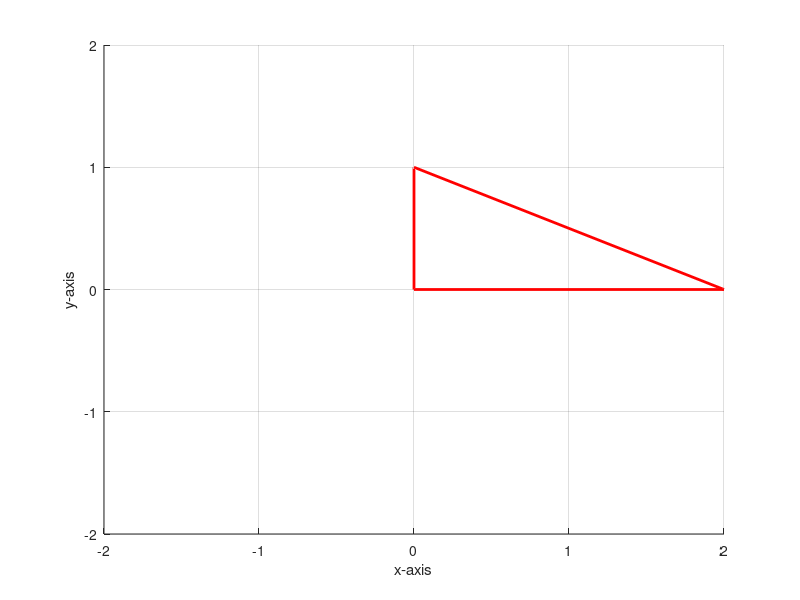

Write MATLAB code to recreate this figure. (Note: this script raises an error after producing the figure.)
clear all
clc
lim=[-2 2];

origin=[0,0,0];
tip=[2,0,1];
lwing=[0,1,0];
vecMag = [origin;tip;lwing;origin];


vecAcc = [0,0,0;0,0,-1];
pitch=atan(vecAcc(2,3)/vecAcc(2,1));
 

hold on
grid on
plot3(vecMag(:,1),vecMag(:,2),vecMag(:,3),'r','LineWidth',2)
plot3(vecAcc(:,1),vecAcc(:,2),vecAcc(:,3),'b','LineWidth',2)
xlim(lim)
xlabel('x-axis')
ylim(lim)
ylabel('y-axis')
zlim(lim)
zlabel('z-axis')
axes(lim)
hold off


function axes(lim)

plot3([lim(1) lim(2)],[0 0],[0 0],'k')
plot3([0 0],[lim(1) lim(2)],[0 0],'k')
plot3([0 0],[0 0],[lim(1) lim(2)],'k')

end